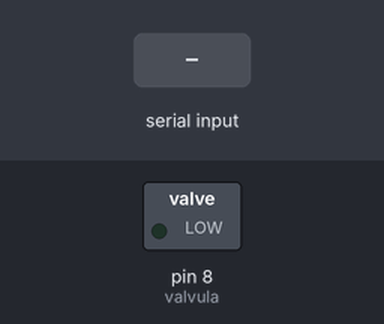
This sketch was run on a simulated Arduino Uno, built with avr-gcc and run on an emulated ATmega328P. Parts: switched loads named in the sketch (green lamp = pin HIGH). The test bench sets the inputs (shaded band).

Above: at 1.2 s.
1.3 s: "o" received over Serial
At 2.0 s:
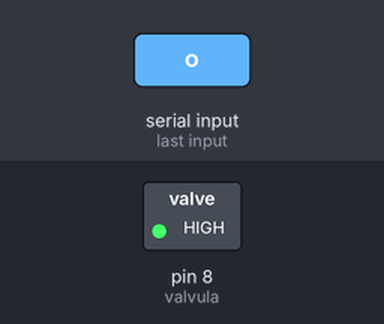
2.8 s: "c" received over Serial
At 3.1 s:
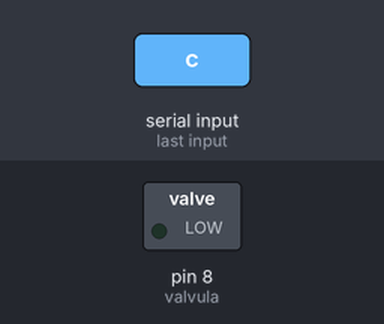
Timing chart, 0 to 5.8 s (numbered marks = the images above; inputs shaded):
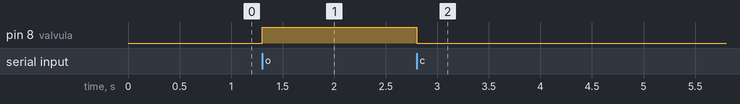

Measured:
- after the input at 1.3 s, pin 8 (valvula): LOW → HIGH at once
- after the input at 2.8 s, pin 8 (valvula): HIGH → LOW at once

The sketch:

test_valvula.ino
```cpp
int valvula = 8;
void setup() {
  Serial.begin(9600);
  pinMode(valvula, OUTPUT);
}

void loop() {
  if(Serial.available() > 0){
    char estado = Serial.read();
     switch(estado){
      case 'o':
        digitalWrite(valvula, HIGH);
       break;
       case 'c':
        digitalWrite(valvula, LOW);
        break;
     }
  }
}
```
